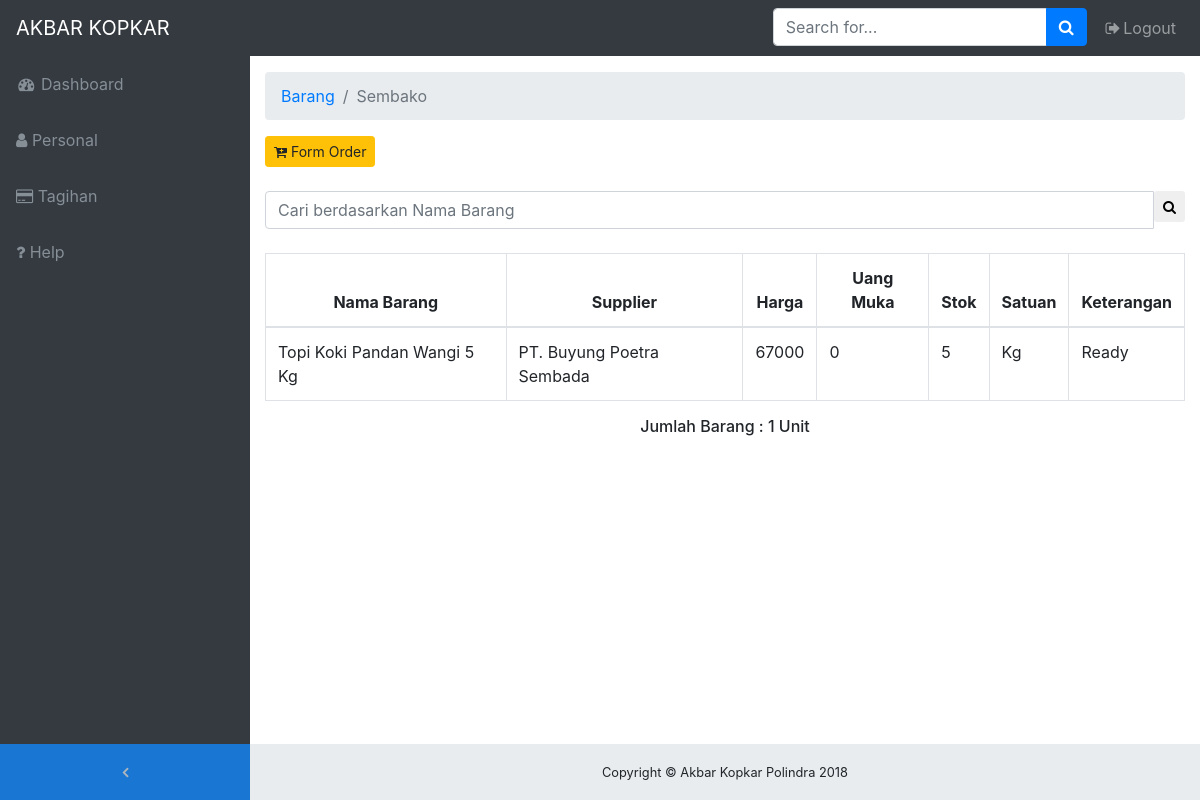
Page /on-member/sembako.php (signed in) on the committed database.
### tables this page shows
CREATE TABLE `barang_sembako` (
  `id_barang` int(11) NOT NULL,
  `nama_barang` varchar(50) NOT NULL,
  `supplier` varchar(50) NOT NULL,
  `harga` int(15) NOT NULL,
  `uang_muka` int(15) NOT NULL,
  `stok` int(5) NOT NULL,
  `satuan` varchar(15) NOT NULL,
  `keterangan` varchar(15) NOT NULL,
  `tgl_masuk` date NOT NULL
);

### on-member/sembako.php (the view, shortened to what this page needs)
<!DOCTYPE html>
<html lang="en">
<head>
  <link href="vendor/bootstrap/css/bootstrap.min.css" rel="stylesheet">
  <link href="vendor/font-awesome/css/font-awesome.min.css" rel="stylesheet" type="text/css">
  <link href="vendor/datatables/dataTables.bootstrap4.css" rel="stylesheet">
  <link href="css/sb-admin.css" rel="stylesheet">
</head>
<body class="fixed-nav sticky-footer bg-dark" id="page-top">
  <nav class="navbar navbar-expand-lg navbar-dark bg-dark fixed-top" id="mainNav">
    <a class="navbar-brand" href="index.php">AKBAR KOPKAR</a>
    <div class="collapse navbar-collapse" id="navbarResponsive">
      <ul class="navbar-nav navbar-sidenav" id="exampleAccordion">
        <li class="nav-item" data-toggle="tooltip" data-placement="right" title="Dashboard">
          <a class="nav-link" href="index.php">
            <i class="fa fa-fw fa-dashboard"></i>
            <span class="nav-link-text">Dashboard</span>
          </a>
        </li>
        <li class="nav-item" data-toggle="tooltip" data-placement="right" title="Dashboard">
          <a class="nav-link" href="personal.php">
            <i class="fa fa-user"></i>
            <span class="nav-link-text">Personal</span>
          </a>
        </li>
        <li class="nav-item" data-toggle="tooltip" data-placement="right" title="Dashboard">
          <a class="nav-link" href="tagihan.php">
            <i class="fa fa-credit-card"></i>
            <span class="nav-link-text">Tagihan</span>
          </a>
        </li>
        <li class="nav-item" data-toggle="tooltip" data-placement="right" title="Dashboard">
          <a class="nav-link" href="help.php">
            <i class="fa fa-question"></i>
            <span class="nav-link-text">Help</span>
          </a>
        </li>
      </ul>
      <ul class="navbar-nav sidenav-toggler">
        <li class="nav-item">
          <a class="nav-link text-center" id="sidenavToggler">
            <i class="fa fa-fw fa-angle-left"></i>
          </a>
        </li>
      </ul>
      <ul class="navbar-nav ml-auto">
        <li class="nav-item">
          <form class="form-inline my-2 my-lg-0 mr-lg-2">
            <div class="input-group">
              <input class="form-control" type="text" placeholder="Search for...">
              <span class="input-group-append">
                <button class="btn btn-primary" type="button">
                  <i class="fa fa-search"></i>
                </button>
              </span>
            </div>
          </form>
        </li>
        <li class="nav-item">
          <a class="nav-link" data-toggle="modal" data-target="#exampleModal">
            <i class="fa fa-fw fa-sign-out"></i>Logout</a>
        </li>
      </ul>
    </div>
  </nav>
  <div class="content-wrapper">
    <div class="container-fluid">
      <ol class="breadcrumb">
        <li class="breadcrumb-item">
          <a href="#">Barang</a>
        </li>
        <li class="breadcrumb-item active">Sembako</li>
      </ol>
    <section class="content">
    <div class="text-left" style="margin-top: 10px;">
        <a href="input-order-sembako.php" class="btn btn-sm btn-warning"><i class="fa fa-cart-plus"></i> Form Order</a>
    </div> <br>
            <form action="barang-masuk-sembako.php" method="POST">
              <div class="input-group">
              <input type='text' class="form-control input-sm pull-left" name='qcari' placeholder='Cari berdasarkan Nama Barang' required />
              <div class="input-group-btn">
              <button class="btn btn-sm btn-default" type="submit"><i class="fa fa-search"></i></button>
              </div>
              </div>
            </form>
                <br>
                  <?php
                  $query1="select * from barang_sembako";
                    $tampil=mysqli_query($con,$query1) or die(mysqli_error());
                    ?>
                  <table id="example" class="table table-hover table-bordered">
                  <thead>
                      <tr>
                        <th><center>Nama Barang</center></th>
                        <th><center>Supplier</center></th>
                        <th><center>Harga</center></th>
                        <th><center>Uang Muka</center></th>
                        <th><center>Stok</center></th>
                        <th><center>Satuan</center></th>
                        <th><center>Keterangan</center></th>
                      </tr>
                  </thead>
                     <?php
                    while($data=mysqli_fetch_array($tampil))
                    { ?>
                    <tbody>
                    <tr>
                    <td><?php echo $data['nama_barang'];?></td>
                    <td><?php echo $data['supplier'];?></td>
                    <td><?php echo $data['harga'];?></td>
                    <td><?php echo $data['uang_muka'];?></td>
                    <td><?php echo $data['stok'];?></td>
                    <td><?php echo $data['satuan'];?></td>
                    <td><?php echo $data['keterangan'];?></td>
                    </tr>
                 <?php
              }
              ?>
                   </tbody>
                   </table>
                  <?php $tampil=mysqli_query($con,"select * from barang_sembako order by id_barang");
                        $barang=mysqli_num_rows($tampil);
                    ?>
                  <center><h6>Jumlah Barang : <?php echo "$barang"; ?> Unit </h6> </center>
                </section>
    <footer class="sticky-footer">
      <div class="container">
        <div class="text-center">
          <small>Copyright © Akbar Kopkar Polindra 2018</small>
        </div>
      </div>
    </footer>
  </div>
</body>
</html>

### on-member/css/sb-admin.css (style rules this page uses)
html { position: relative; min-height: 100%; }
body { overflow-x: hidden; }
body.sticky-footer { margin-bottom: 56px; }
body.sticky-footer .content-wrapper { min-height: calc(100vh - 56px - 56px); }
body.fixed-nav { padding-top: 56px; }
.content-wrapper { min-height: calc(100vh - 56px); padding-top: 1rem; }
#mainNav .navbar-collapse { overflow: auto; max-height: 75vh; }
#mainNav .navbar-collapse .navbar-nav .nav-item .nav-link { cursor: pointer; }
#mainNav .navbar-collapse .sidenav-toggler { display: none; }
@media (min-width: 992px) { #mainNav .navbar-brand { width: 250px; } }
@media (min-width: 992px) { #mainNav .navbar-collapse { overflow: visible; max-height: none; } }
@media (min-width: 992px) { #mainNav .navbar-collapse .navbar-sidenav { position: absolute; top: 0; left: 0; -webkit-flex-direction: column; -ms-flex-direction: column; flex-direction: column; margin-top: 56px; } }
@media (min-width: 992px) { #mainNav .navbar-collapse .navbar-sidenav > .nav-item { width: 250px; padding: 0; } }
@media (min-width: 992px) { #mainNav .navbar-collapse .navbar-sidenav > .nav-item > .nav-link { padding: 1em; } }
#mainNav.fixed-top .sidenav-toggler { display: none; }
@media (min-width: 992px) { #mainNav.fixed-top .navbar-sidenav { height: calc(100vh - 112px); } }
@media (min-width: 992px) { #mainNav.fixed-top .sidenav-toggler { position: absolute; top: 0; left: 0; display: flex; -webkit-flex-direction: column; -ms-flex-direction: column; flex-direction: column; margin-top: calc(100vh - 56px); } }
@media (min-width: 992px) { #mainNav.fixed-top .sidenav-toggler > .nav-item { width: 250px; padding: 0; } }
@media (min-width: 992px) { #mainNav.fixed-top .sidenav-toggler > .nav-item > .nav-link { padding: 1em; } }
#mainNav.fixed-top.navbar-dark .sidenav-toggler { background-color: #1976d2; }
#mainNav.fixed-top.navbar-dark .sidenav-toggler a i { color: #adb5bd; }
.content-wrapper { overflow-x: hidden; background: white; }
@media (min-width: 992px) { .content-wrapper { margin-left: 250px; } }
#sidenavToggler i { font-weight: 800; }
#mainNav.navbar-dark .navbar-collapse .navbar-sidenav > .nav-item > .nav-link { color: #868e96; }
@media (min-width: 992px) { #mainNav.navbar-dark .navbar-collapse .navbar-sidenav { background: #343a40; } }
footer.sticky-footer { position: absolute; right: 0; bottom: 0; width: 100%; height: 56px; background-color: #e9ecef; line-height: 55px; }
@media (min-width: 992px) { footer.sticky-footer { width: calc(100% - 250px); } }

### rows in the picture
barang_sembako: nama_barang "Topi Koki Pandan Wangi 5 Kg", supplier "PT. Buyung Poetra Sembada", harga "67000", uang_muka "0", stok "5", satuan "Kg", keterangan "Ready"

### other values in the picture
$barang "1"
